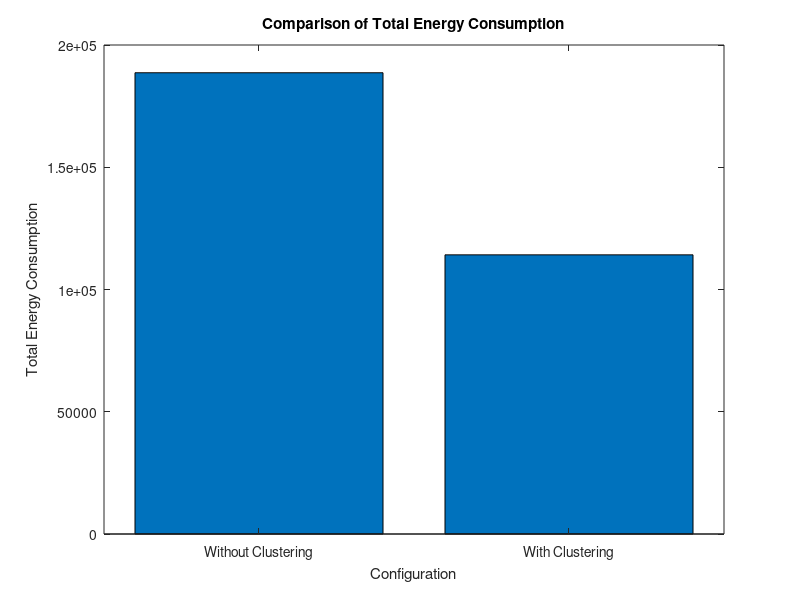
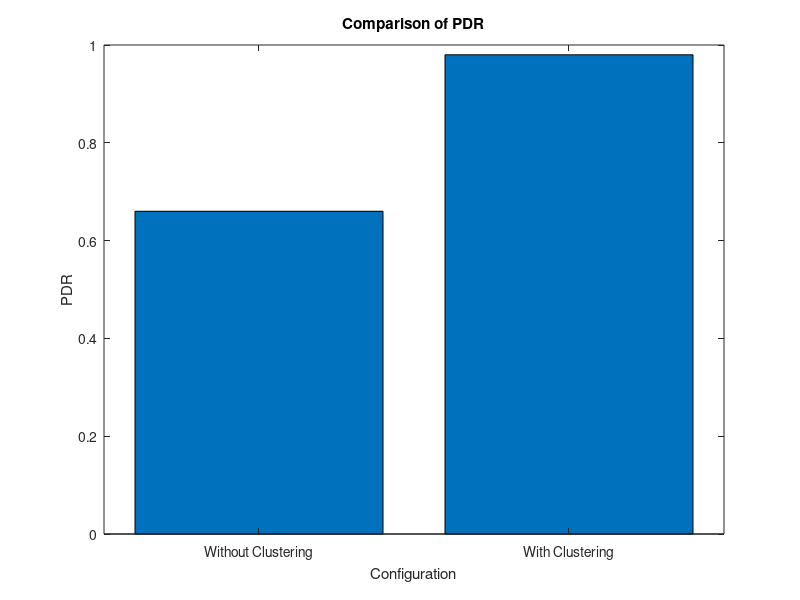
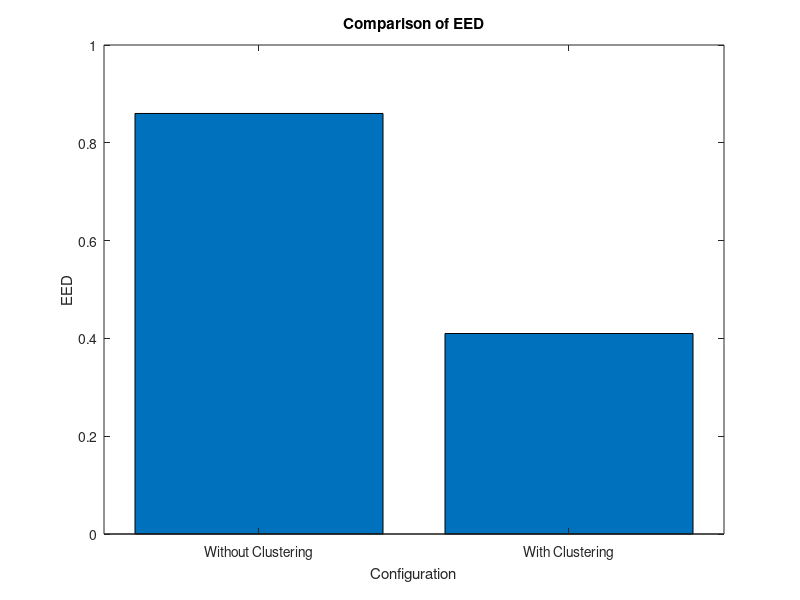
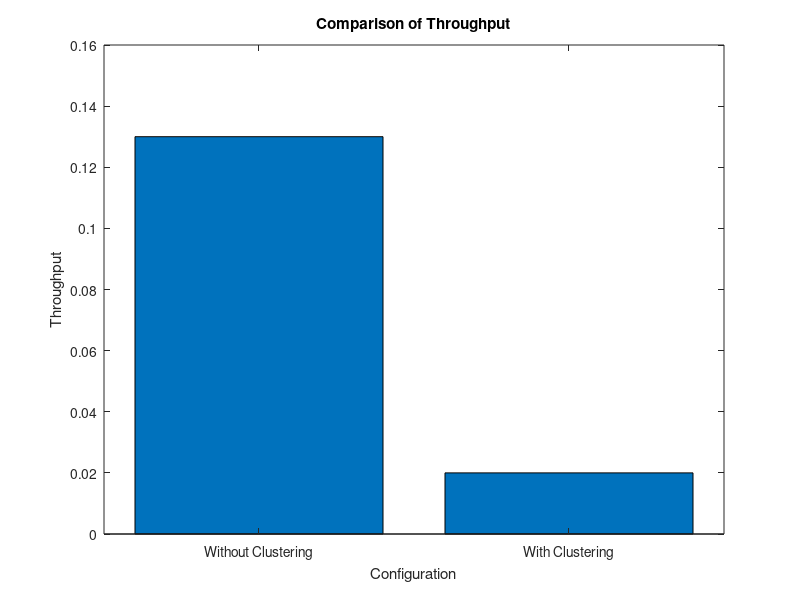

Here is the MATLAB script that generated these plots, in order:

global flag;
  if(flag == 0)
  else
  end
  
% 
% clc
%          % Draw any path highlights it has stored
%           disp('Total energy consumption SPIN without clustering: 188654.11');
%           disp('Total energy consumption  SPIN with clustering: 14180.97');
%           clc
figure;
bar([188654.11, 114180.97]);
xlabel('Configuration');
ylabel('Total Energy Consumption');
title('Comparison of Total Energy Consumption');
xticklabels({'Without Clustering', 'With Clustering'});

% clc
%           disp('   CB-SPIN - Packet Delivery Ratio: 0.98');
%           disp('SPIN without clustering - Packet Delivery Ratio: 0.66');
figure;bar([0.66, 0.98]);
xlabel('Configuration');ylabel('PDR');
title('Comparison of PDR');
xticklabels({'Without Clustering', 'With Clustering'});

% clc
%           disp('CB-SPIN - Average End-to-End Delay: 0.41');      
%           disp('SPIN without clustering - Average End-to-End Delay: 0.86');
%           clc
  figure;bar([0.86, 0.41]);
xlabel('Configuration');ylabel('EED');
title('Comparison of EED');
xticklabels({'Without Clustering', 'With Clustering'});

%           clc
%           
%           disp('CB-SPIN - Throughput: 0.02');
%           disp('SPIN without clustering - Throughput: 0.13');
    figure;bar([0.13, 0.02]);
xlabel('Configuration');ylabel('Throughput');
title('Comparison of Throughput');
xticklabels({'Without Clustering', 'With Clustering'});

%           clc
%           disp('Total packets transmitted: SPIN without clustering:620, With Cluster: 620 ');
%           disp('Total packets Received: SPIN without clustering:501, With Cluster: 590 ');
%           clc
     figure;bar([501, 590]);
xlabel('Configuration');ylabel('Total packets Received');
title('Comparison of Total packets Received');
xticklabels({'Without Clustering', 'With Clustering'});
% clc 
